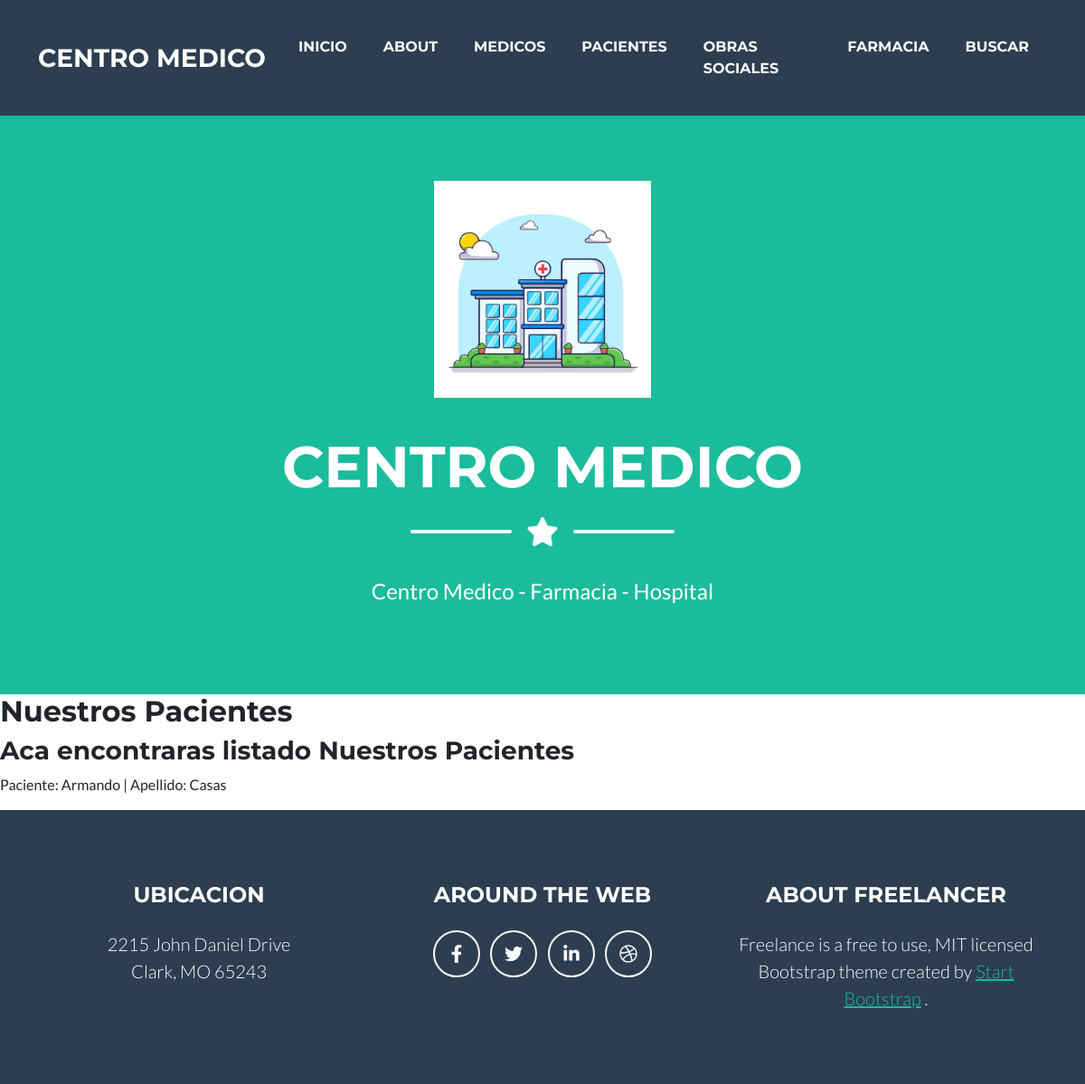
Before: /paciente_lista with the older database file.
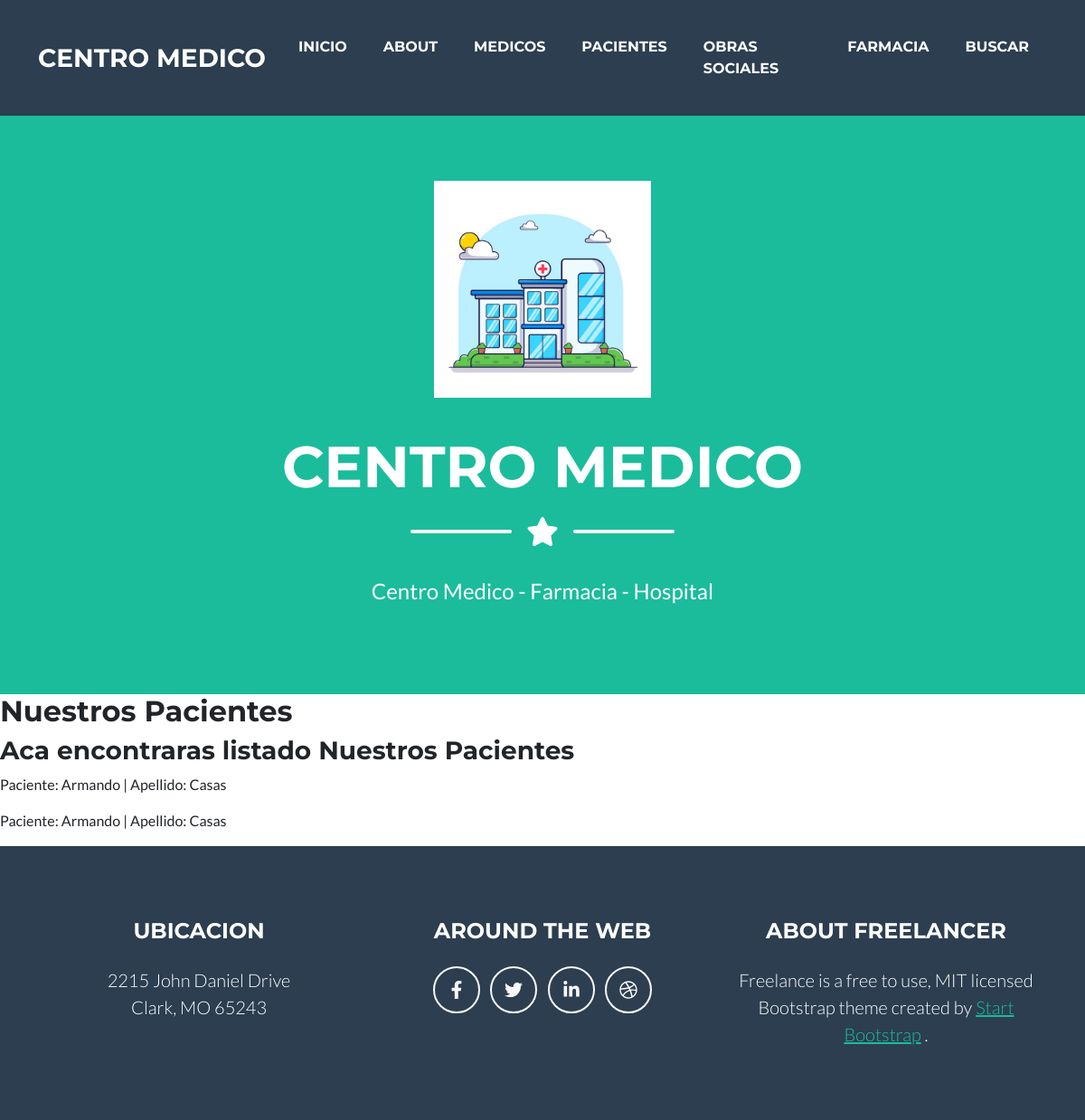
After: the same page with the newer database file.
### centromed/models.py (models this page shows, shortened)
class Paciente (models.Model):
    nombre= models.CharField(max_length=20)
    apellido= models.CharField(max_length=20)
    ident= models.IntegerField()
    email= models.EmailField()
    habitacion= models.IntegerField()

### centromed/views.py (the view)
# urls.py: path("paciente_lista", PacienteListView.as_view(), name= "paciente_lista"),
class PacienteListView(ListView):
    model= Paciente
    context_object_name = "pacientes"
    template_name = "centromed/paciente_lista.html"

### centromed/templates/centromed/paciente_lista.html (shortened to what this page needs)
{% extends 'centromed/base.html' %}
{% block mutable %}
    <h2>Nuestros Pacientes</h2>
    <h3>Aca encontraras listado Nuestros Pacientes</h3>
    {% for paciente in pacientes %}
        <p>Paciente: {{paciente.nombre}} | Apellido: {{paciente.apellido}}</p>
    {% endfor %}
{% endblock %}

Changed rows visible on the page:
added Paciente: nombre "Armando", apellido "Casas"
